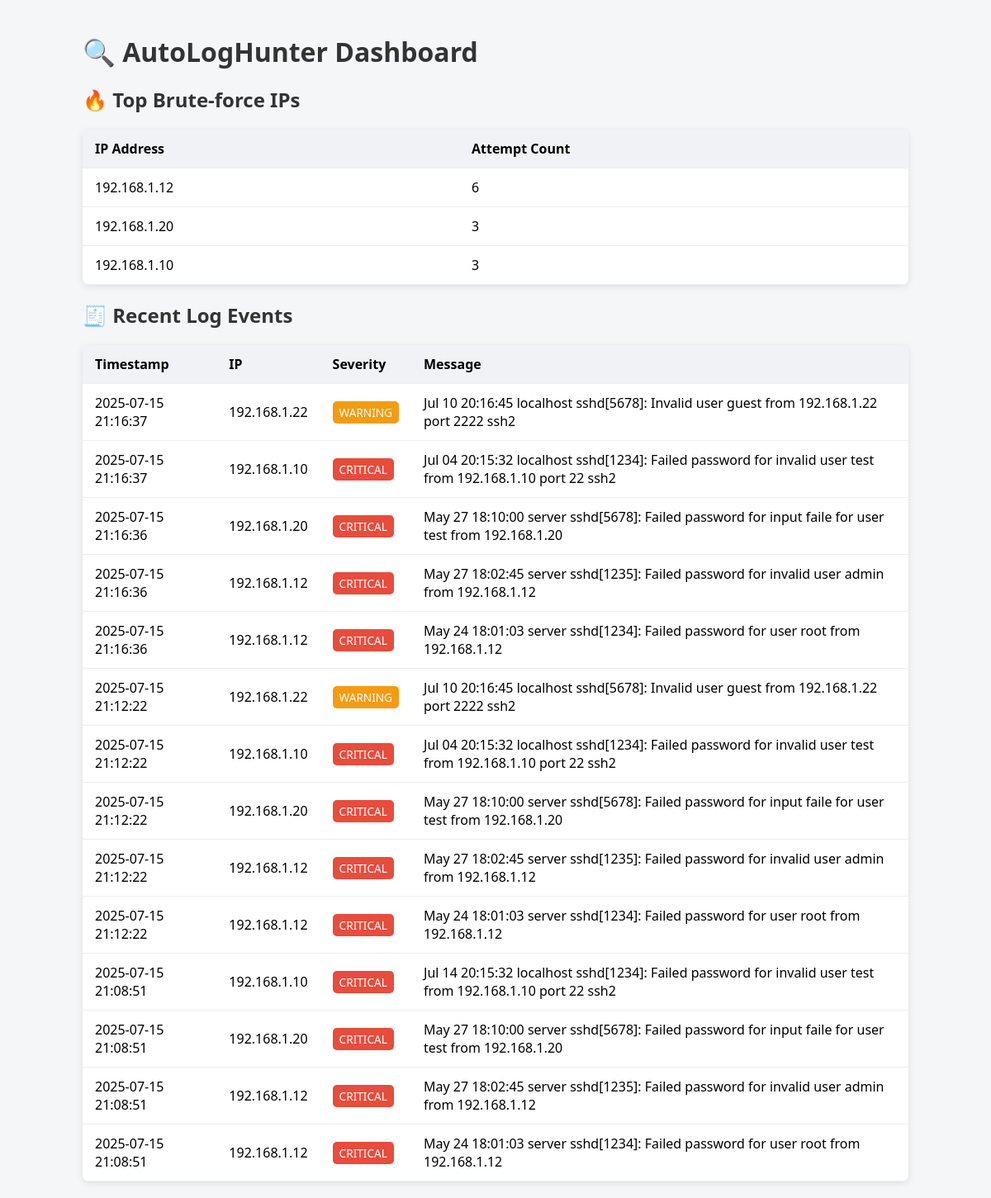
The page / on the database its author committed.
### tables this page shows
CREATE TABLE logs (
            id INTEGER PRIMARY KEY AUTOINCREMENT,
            timestamp TEXT,
            ip TEXT,
            severity TEXT,
            message TEXT
        );

### dashboard.py (the view)
@app.route('/')
def dashboard():
    conn = get_db_connection()
    logs = conn.execute('''
        SELECT * FROM logs
        ORDER BY id DESC
        LIMIT 20
    ''').fetchall()
    top_ips = conn.execute('''
        SELECT ip, COUNT(*) as count
        FROM logs
        WHERE severity = 'CRITICAL' AND ip IS NOT NULL
        GROUP BY ip
        ORDER BY count DESC
        LIMIT 5
    ''').fetchall()
    conn.close()
    return render_template('dashboard.html', logs=logs, top_ips=top_ips)

### dashboard.py (called while the page is built)
def get_db_connection():
    conn = sqlite3.connect('autologhunter.db')
    conn.row_factory = sqlite3.Row
    return conn

### templates/dashboard.html (shortened to what this page needs)
<!DOCTYPE html>
<html lang="en">
<head>
</head>
<body>
<div class="container">
    <h1>🔍 AutoLogHunter Dashboard</h1>
    <h2>🔥 Top Brute-force IPs</h2>
    <table>
        <thead>
            <tr>
                <th>IP Address</th>
                <th>Attempt Count</th>
            </tr>
        </thead>
        <tbody>
            {% for ip in top_ips %}
            <tr>
                <td>{{ ip['ip'] }}</td>
                <td>{{ ip['count'] }}</td>
            </tr>
            {% endfor %}
        </tbody>
    </table>
    <h2>🧾 Recent Log Events</h2>
    <table>
        <thead>
            <tr>
                <th>Timestamp</th>
                <th>IP</th>
                <th>Severity</th>
                <th>Message</th>
            </tr>
        </thead>
        <tbody>
            {% for log in logs %}
            <tr>
                <td>{{ log['timestamp'] }}</td>
                <td>{{ log['ip'] or '-' }}</td>
                <td><span class="badge {{ log['severity'] }}">{{ log['severity'] }}</span></td>
                <td>{{ log['message'] }}</td>
            </tr>
            {% endfor %}
        </tbody>
    </table>
</div>
</body>
</html>

### templates/dashboard.html (style rules this page uses)
body { font-family: "Segoe UI", Tahoma, Geneva, Verdana, sans-serif; background-color: #f4f6f8; margin: 0; padding: 20px; }
h1, h2 { color: #333; margin-bottom: 10px; }
.container { max-width: 1000px; margin: auto; }
table { width: 100%; border-collapse: collapse; margin-top: 20px; background: #fff; border-radius: 8px; overflow: hidden; box-shadow: 0 2px 8px rgba(0,0,0,0.1); }
th, td { padding: 12px 15px; border-bottom: 1px solid #eee; text-align: left; }
th { background-color: #f0f2f5; font-weight: bold; }
.badge { padding: 4px 8px; border-radius: 5px; font-size: 0.85em; color: white; }
.CRITICAL { background-color: #e74c3c; }
.WARNING { background-color: #f39c12; }

### rows shown on the page
logs: timestamp "2025-07-15 21:16:37", ip "192.168.1.22", severity "WARNING", message "Jul 10 20:16:45 localhost sshd[5678]: Invalid user guest from 192.168.1.22 port 2222 ssh2"
logs: timestamp "2025-07-15 21:16:37", ip "192.168.1.10", severity "CRITICAL", message "Jul 04 20:15:32 localhost sshd[1234]: Failed password for invalid user test from 192.168.1.10 port 22 ssh2"
logs: timestamp "2025-07-15 21:16:36", ip "192.168.1.20", severity "CRITICAL", message "May 27 18:10:00 server sshd[5678]: Failed password for input faile for user test from 192.168.1.20"
logs: timestamp "2025-07-15 21:16:36", ip "192.168.1.12", severity "CRITICAL", message "May 27 18:02:45 server sshd[1235]: Failed password for invalid user admin from 192.168.1.12"
logs: timestamp "2025-07-15 21:16:36", ip "192.168.1.12", severity "CRITICAL", message "May 24 18:01:03 server sshd[1234]: Failed password for user root from 192.168.1.12"
logs: timestamp "2025-07-15 21:12:22", ip "192.168.1.22", severity "WARNING", message "Jul 10 20:16:45 localhost sshd[5678]: Invalid user guest from 192.168.1.22 port 2222 ssh2"
logs: timestamp "2025-07-15 21:12:22", ip "192.168.1.10", severity "CRITICAL", message "Jul 04 20:15:32 localhost sshd[1234]: Failed password for invalid user test from 192.168.1.10 port 22 ssh2"
logs: timestamp "2025-07-15 21:12:22", ip "192.168.1.20", severity "CRITICAL", message "May 27 18:10:00 server sshd[5678]: Failed password for input faile for user test from 192.168.1.20"
logs: timestamp "2025-07-15 21:12:22", ip "192.168.1.12", severity "CRITICAL", message "May 27 18:02:45 server sshd[1235]: Failed password for invalid user admin from 192.168.1.12"
logs: timestamp "2025-07-15 21:12:22", ip "192.168.1.12", severity "CRITICAL", message "May 24 18:01:03 server sshd[1234]: Failed password for user root from 192.168.1.12"
logs: timestamp "2025-07-15 21:08:51", ip "192.168.1.10", severity "CRITICAL", message "Jul 14 20:15:32 localhost sshd[1234]: Failed password for invalid user test from 192.168.1.10 port 22 ssh2"
logs: timestamp "2025-07-15 21:08:51", ip "192.168.1.20", severity "CRITICAL", message "May 27 18:10:00 server sshd[5678]: Failed password for input faile for user test from 192.168.1.20"
logs: timestamp "2025-07-15 21:08:51", ip "192.168.1.12", severity "CRITICAL", message "May 27 18:02:45 server sshd[1235]: Failed password for invalid user admin from 192.168.1.12"
logs: timestamp "2025-07-15 21:08:51", ip "192.168.1.12", severity "CRITICAL", message "May 24 18:01:03 server sshd[1234]: Failed password for user root from 192.168.1.12"

### other values the page prints
{{ ip['ip'] }} "192.168.1.12" "192.168.1.20" "192.168.1.10"
{{ ip['count'] }} "6" "3" "3"
